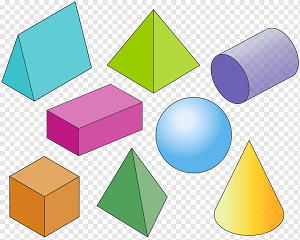
#> input picture thresholding/shapes.png, 300 x 240 px
$ jupyter execute practice.ipynb
#> lines starting #> are read from the running program, lines starting #| are printed output that depends on the picture; after the words box and inside, x2 and y2 are one past the last pixel; in counts of white or black regions, pixels touching at a corner belong together
[cell 1]
import cv2 as cv
import numpy as np
import matplotlib.pylab as plt

img=cv.imread('shapes.png')
#> img is the input picture: shape (240, 300, 3); mean B, G, R 193.1, 206, 202.8

plt.title('hekllo')
plt.xticks([10,20,30])
plt.yticks([0,50,100])

img = cv.imread('shapes.png')

plt.imshow(img)

# to convert the image in grayscale
img_gray = cv.cvtColor(img, cv.COLOR_BGR2GRAY)
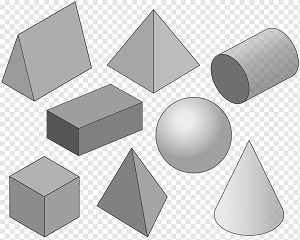
#> img_gray: shape (240, 300); min 3, max 255, mean 203.6

plt.imshow(img_gray, cmap="gray")

THRESH = 200
thresh1, res_img1 = cv.threshold(img_gray, THRESH, 255, cv.THRESH_BINARY)
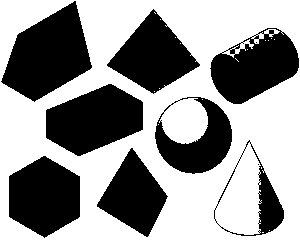
#> res_img1: shape (240, 300); 58% white; 10 black regions (2 under 20 px), largest, box (x1, y1, x2, y2) and area: (1, 1, 92, 102) 5403, (46, 84, 143, 156) 4754, (9, 156, 80, 238) 4352
#> thresh1 = 200
thresh2, res_img2 = cv.threshold(img_gray, THRESH, 255, cv.THRESH_BINARY_INV)
#> thresh2 = 200
thresh3, res_img3 = cv.threshold(img_gray, THRESH, 255, cv.THRESH_TRUNC)
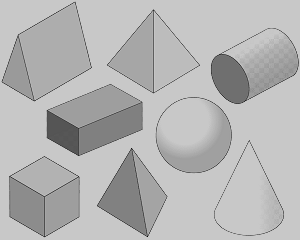
#> res_img3: shape (240, 300); min 3, max 200, mean 180.9
#> thresh3 = 200
thresh4, res_img4 = cv.threshold(img_gray, THRESH, 255, cv.THRESH_TOZERO)
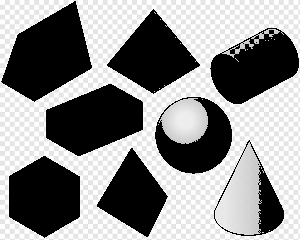
#> res_img4: shape (240, 300); min 0, max 255, mean 138.7
#> thresh4 = 200
thresh5, res_img5 = cv.threshold(img_gray, THRESH, 255, cv.THRESH_TOZERO_INV)
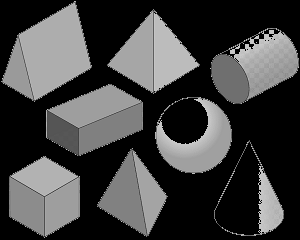
#> res_img5: shape (240, 300); min 0, max 200, mean 64.9
#> thresh5 = 200

plt.figure(figsize=(20,10))
plt.subplot(231)
plt.imshow(cv.cvtColor(img, cv.COLOR_BGR2RGB))
plt.title('Original')
plt.xticks([])
plt.yticks([])

plt.subplot(232)
plt.imshow(res_img1, cmap='gray')
plt.title('THRESH_BINARY')
plt.xticks([])
plt.yticks([])

plt.subplot(233)
plt.imshow(res_img2, cmap='gray')
plt.title('THRESH_BINARY_INV')
plt.xticks([])
plt.yticks([])

plt.subplot(234)
plt.imshow(res_img3, cmap='gray')
plt.title('THRESH_TRUNC')
plt.xticks([])
plt.yticks([])

plt.subplot(235)
plt.imshow(res_img4, cmap='gray')
plt.title('THRESH_TOZERO')
plt.xticks([])
plt.yticks([])

plt.subplot(236)
plt.imshow(res_img5, cmap='gray')
plt.title('THRESH_TOZERO_INV')
plt.xticks([])
plt.yticks([])

plt.savefig("threshold_results2.png")
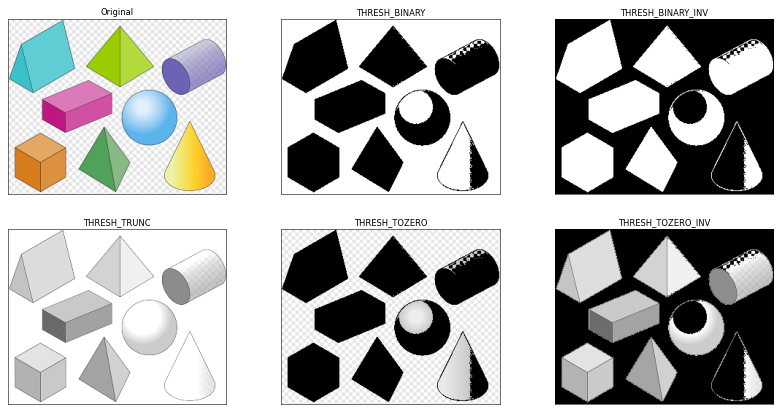
#> figure drawn by matplotlib, 6 panels
plt.show()
#> figure, not shown here; B, G, R data is drawn as R, G, B

[cell 2]
ii=cv.imread('shapes.png',0)
#> ii: shape (240, 300); min 0, max 255, mean 207.2
#plt.imshow(ii,cmap="gray")
th2 = cv.adaptiveThreshold(ii,255,cv.ADAPTIVE_THRESH_GAUSSIAN_C,cv.THRESH_BINARY,15,8)
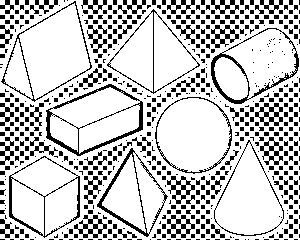
#> th2: shape (240, 300); 78% white; 600 black regions (445 under 20 px), largest, box (x1, y1, x2, y2) and area: (46, 84, 143, 156) 942, (211, 28, 299, 104) 738, (97, 148, 168, 237) 667
plt.imshow(th2, cmap="gray")
